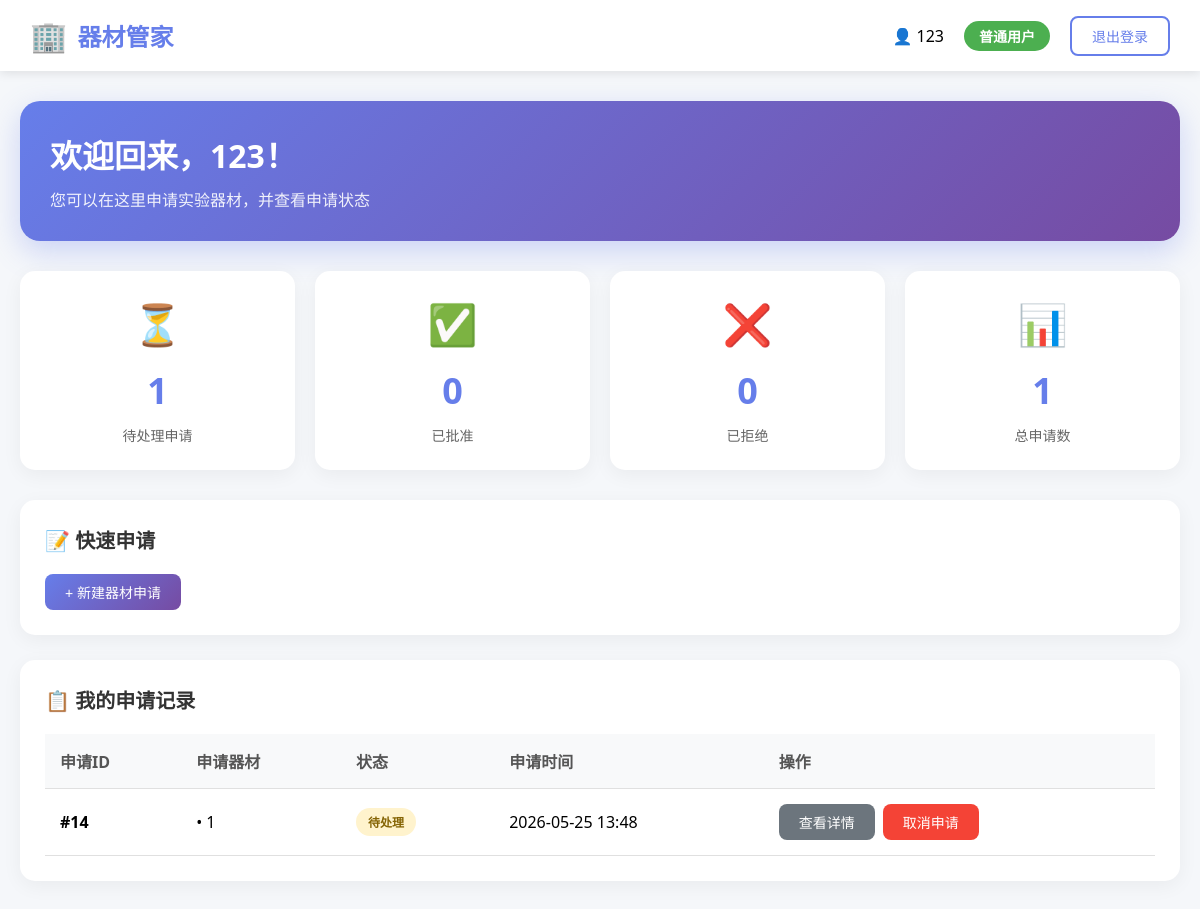
Before: /user (signed in) with the older database file.
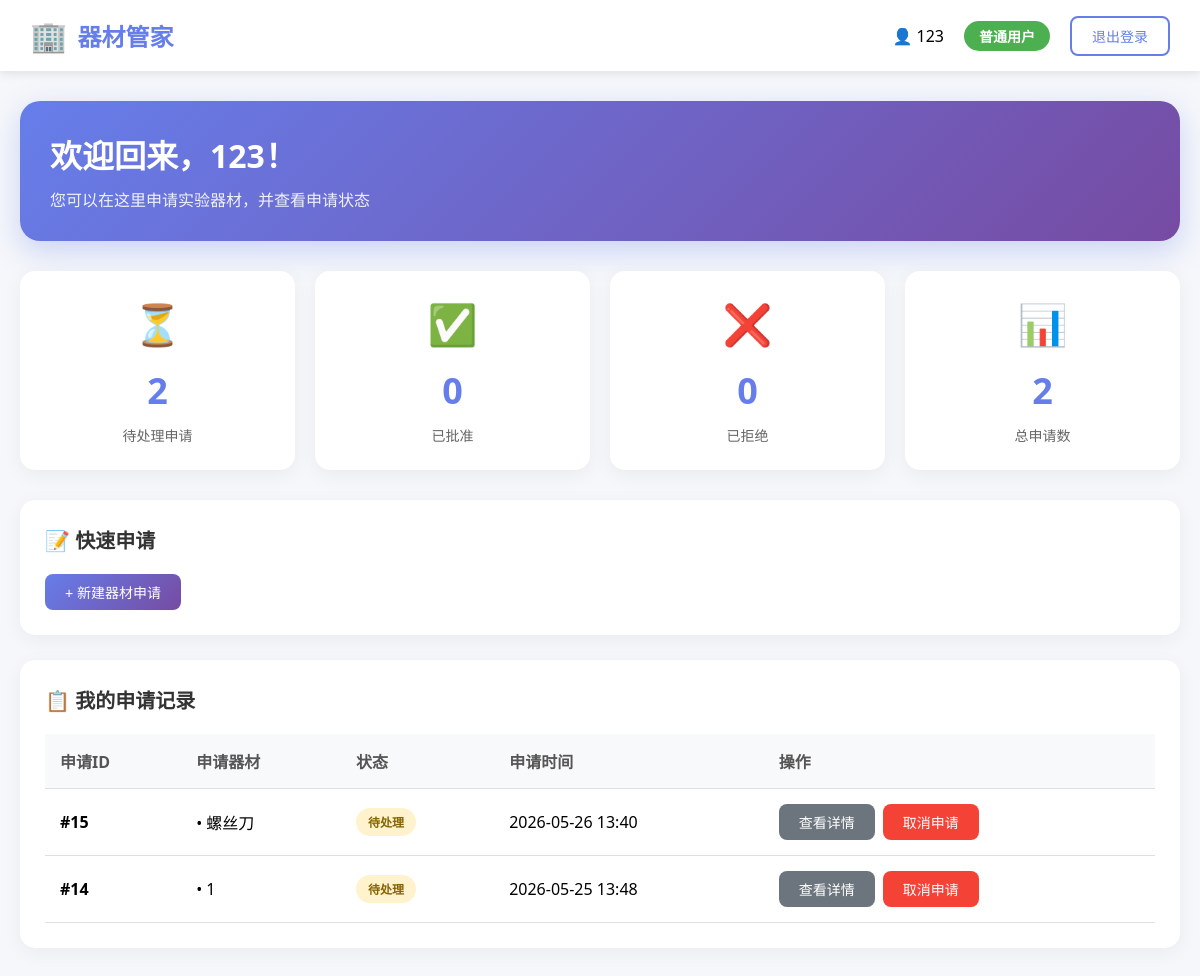
After: the same page with the newer database file.
### tables this page shows
CREATE TABLE applications (
            id INTEGER PRIMARY KEY AUTOINCREMENT,
            user_id INTEGER NOT NULL,
            equipment_name TEXT NOT NULL,
            quantity TEXT,
            photos TEXT,
            purpose TEXT NOT NULL,
            expected_date DATE,
            status TEXT DEFAULT 'pending',
            reject_reason TEXT,
            created_at TIMESTAMP DEFAULT CURRENT_TIMESTAMP,
            FOREIGN KEY (user_id) REFERENCES users (id)
        );

### start.py (the view)
@app.route('/user')
def user_panel():
    if 'user_id' not in session or session.get('role') != 'user':
        return redirect(url_for('login_page'))
    conn = get_db()
    applications = conn.execute('''
        SELECT * FROM applications
        WHERE user_id = ?
        ORDER BY created_at DESC
    ''', (session['user_id'],)).fetchall()
    pending_count = sum(1 for app in applications if app['status'] == 'pending')
    approved_count = sum(1 for app in applications if app['status'] == 'approved')
    rejected_count = sum(1 for app in applications if app['status'] == 'rejected')
    conn.close()
    applications_list = [dict(app) for app in applications]
    return render_template('user.html',
                         applications=applications,
                         applications_json=json.dumps(applications_list),
                         pending_count=pending_count,
                         approved_count=approved_count,
                         rejected_count=rejected_count,
                         total_count=len(applications))

### start.py (called while the page is built)
def get_db():
    conn = sqlite3.connect(DATABASE)
    conn.row_factory = sqlite3.Row
    return conn

### templates/user.html (shortened to what the changed rows need)
<!DOCTYPE html>
<html lang="zh">
<head>
</head>
<body>
    <div class="navbar">
        <div class="logo">
            <h2>器材管家</h2>
        </div>
    </div>
    <div class="container">
        <div class="welcome-card">
            <h1>欢迎回来，{{ session.username }}！</h1>
        </div>
        <div class="stats-grid">
            <div class="stat-card">
                <div class="stat-icon">⏳</div>
                <div class="stat-number">{{ pending_count }}</div>
                <div class="stat-label">待处理申请</div>
            </div>
            <div class="stat-card">
                <div class="stat-icon">📊</div>
                <div class="stat-number">{{ total_count }}</div>
                <div class="stat-label">总申请数</div>
            </div>
        </div>
        <div class="card">
            <div class="table-container">
                {% if applications %}
                <table>
                    <thead>
                        <tr>
                            <th>申请ID</th>
                            <th>申请器材</th>
                            <th>状态</th>
                            <th>申请时间</th>
                            <th>操作</th>
                        </tr>
                    </thead>
                    <tbody>
                        {% for app in applications %}
                        <tr>
                            <td><strong>#{{ app.id }}</strong></td>
                            <td>
                                {% set equipment_list = app.equipment_name.split('|||') %}
                                {% for eq in equipment_list %}
                                <div>• {{ eq }}</div>
                                {% endfor %}
                            </td>
                            <td>
                                <span class="status-badge status-{{ app.status }}">
                                    {% if app.status == 'pending' %}
                                        待处理
                                    {% elif app.status == 'approved' %}
                                        已批准
                                    {% elif app.status == 'rejected' %}
                                        已拒绝
                                    {% else %}
                                        {{ app.status }}
                                    {% endif %}
                                </span>
                            </td>
                            <td>{{ app.created_at[:16] }}</td>
                            <td>
                                <div class="action-buttons">
                                    <button class="btn btn-secondary" onclick="showDetail({{ app.id }})">
                                        查看详情
                                    </button>
                                    {% if app.status == 'pending' %}
                                    <form method="POST" action="/cancel/{{ app.id }}" style="display: inline;" onsubmit="return confirm('确定要取消这个申请吗？');">
                                        <button type="submit" class="btn btn-danger">取消申请</button>
                                    </form>
                                    {% endif %}
                                </div>
                            </td>
                        </tr>
                        {% endfor %}
                    </tbody>
                </table>
                {% else %}
                <div class="empty-state">
                    <div class="icon">📭</div>
                    <p>暂无申请记录</p>
                    <p style="font-size: 14px; margin-top: 10px;">点击上方按钮申请器材</p>
                </div>
                {% endif %}
            </div>
        </div>
    </div>
</body>
</html>

Changed rows visible on the page:
added applications: id "15", equipment_name "螺丝刀", status "待处理", created_at "2026-05-26 13:40"
Other visible differences:
{{ pending_count }}: "1" → "2"
{{ total_count }}: "1" → "2"
